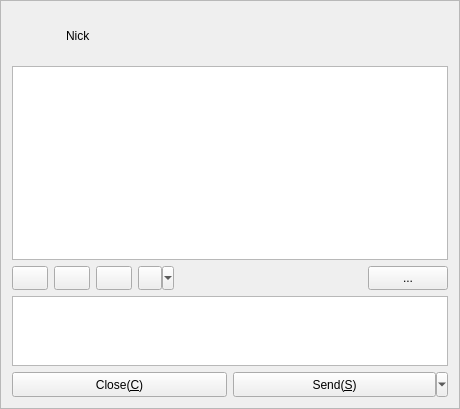
<?xml version="1.0" encoding="UTF-8"?>
<ui version="4.0">
 <class>CFrmMessage</class>
 <widget class="QFrame" name="CFrmMessage">
  <property name="geometry">
   <rect>
    <x>0</x>
    <y>0</y>
    <width>460</width>
    <height>409</height>
   </rect>
  </property>
  <property name="windowTitle">
   <string>Chat</string>
  </property>
  <property name="windowIcon">
   <iconset>
    <normaloff>:/icon/AppIcon</normaloff>:/icon/AppIcon</iconset>
  </property>
  <property name="frameShape">
   <enum>QFrame::StyledPanel</enum>
  </property>
  <property name="frameShadow">
   <enum>QFrame::Raised</enum>
  </property>
  <layout class="QGridLayout" name="gridLayout">
   <item row="0" column="0">
    <layout class="QHBoxLayout" name="horizontalLayout_2">
     <item>
      <widget class="CLabel" name="lbAvatar">
       <property name="sizePolicy">
        <sizepolicy hsizetype="Fixed" vsizetype="Fixed">
         <horstretch>0</horstretch>
         <verstretch>0</verstretch>
        </sizepolicy>
       </property>
       <property name="minimumSize">
        <size>
         <width>48</width>
         <height>48</height>
        </size>
       </property>
       <property name="maximumSize">
        <size>
         <width>48</width>
         <height>48</height>
        </size>
       </property>
       <property name="text">
        <string/>
       </property>
       <property name="pixmap">
        <pixmap>:/icon/AppIcon</pixmap>
       </property>
       <property name="scaledContents">
        <bool>true</bool>
       </property>
       <property name="alignment">
        <set>Qt::AlignCenter</set>
       </property>
      </widget>
     </item>
     <item>
      <widget class="QLabel" name="lbRosterName">
       <property name="text">
        <string>Nick</string>
       </property>
       <property name="alignment">
        <set>Qt::AlignLeading|Qt::AlignLeft|Qt::AlignVCenter</set>
       </property>
      </widget>
     </item>
    </layout>
   </item>
   <item row="1" column="0">
    <widget class="QTextBrowser" name="txtView">
     <property name="sizePolicy">
      <sizepolicy hsizetype="Expanding" vsizetype="Expanding">
       <horstretch>0</horstretch>
       <verstretch>3</verstretch>
      </sizepolicy>
     </property>
    </widget>
   </item>
   <item row="2" column="0">
    <layout class="QHBoxLayout" name="horizontalLayout">
     <item>
      <widget class="QPushButton" name="pbEmoticons">
       <property name="sizePolicy">
        <sizepolicy hsizetype="Preferred" vsizetype="Preferred">
         <horstretch>0</horstretch>
         <verstretch>0</verstretch>
        </sizepolicy>
       </property>
       <property name="minimumSize">
        <size>
         <width>24</width>
         <height>24</height>
        </size>
       </property>
       <property name="maximumSize">
        <size>
         <width>36</width>
         <height>36</height>
        </size>
       </property>
       <property name="toolTip">
        <string>emoticons</string>
       </property>
       <property name="statusTip">
        <string>emoticons</string>
       </property>
       <property name="whatsThis">
        <string>emoticons</string>
       </property>
       <property name="inputMethodHints">
        <set>Qt::ImhNone</set>
       </property>
       <property name="text">
        <string/>
       </property>
       <property name="icon">
        <iconset>
         <normaloff>:/ui/emoteButton/emoteButton.png</normaloff>:/ui/emoteButton/emoteButton.png</iconset>
       </property>
      </widget>
     </item>
     <item>
      <widget class="QPushButton" name="pbSendFile">
       <property name="minimumSize">
        <size>
         <width>24</width>
         <height>24</height>
        </size>
       </property>
       <property name="maximumSize">
        <size>
         <width>36</width>
         <height>36</height>
        </size>
       </property>
       <property name="toolTip">
        <string>Send File</string>
       </property>
       <property name="statusTip">
        <string>Send File</string>
       </property>
       <property name="whatsThis">
        <string>Send File</string>
       </property>
       <property name="text">
        <string/>
       </property>
       <property name="icon">
        <iconset>
         <normaloff>:/icon/SendFile</normaloff>:/icon/SendFile</iconset>
       </property>
      </widget>
     </item>
     <item>
      <widget class="QPushButton" name="pbVideo">
       <property name="sizePolicy">
        <sizepolicy hsizetype="Preferred" vsizetype="Preferred">
         <horstretch>0</horstretch>
         <verstretch>0</verstretch>
        </sizepolicy>
       </property>
       <property name="minimumSize">
        <size>
         <width>24</width>
         <height>24</height>
        </size>
       </property>
       <property name="maximumSize">
        <size>
         <width>36</width>
         <height>36</height>
        </size>
       </property>
       <property name="toolTip">
        <string>Video</string>
       </property>
       <property name="statusTip">
        <string>Video</string>
       </property>
       <property name="whatsThis">
        <string>Video</string>
       </property>
       <property name="text">
        <string/>
       </property>
       <property name="icon">
        <iconset>
         <normaloff>:/icon/Video</normaloff>:/icon/Video</iconset>
       </property>
       <property name="autoDefault">
        <bool>true</bool>
       </property>
       <property name="default">
        <bool>false</bool>
       </property>
      </widget>
     </item>
     <item>
      <widget class="QToolButton" name="pbShotScreen">
       <property name="sizePolicy">
        <sizepolicy hsizetype="Minimum" vsizetype="Maximum">
         <horstretch>0</horstretch>
         <verstretch>0</verstretch>
        </sizepolicy>
       </property>
       <property name="minimumSize">
        <size>
         <width>24</width>
         <height>24</height>
        </size>
       </property>
       <property name="maximumSize">
        <size>
         <width>36</width>
         <height>36</height>
        </size>
       </property>
       <property name="toolTip">
        <string>Shot screen</string>
       </property>
       <property name="statusTip">
        <string>Shot screen</string>
       </property>
       <property name="whatsThis">
        <string>Shot screen</string>
       </property>
       <property name="text">
        <string/>
       </property>
       <property name="icon">
        <iconset>
         <normaloff>:/icon/Cut</normaloff>:/icon/Cut</iconset>
       </property>
       <property name="popupMode">
        <enum>QToolButton::MenuButtonPopup</enum>
       </property>
      </widget>
     </item>
     <item>
      <widget class="QLabel" name="label">
       <property name="text">
        <string/>
       </property>
       <property name="alignment">
        <set>Qt::AlignRight|Qt::AlignTrailing|Qt::AlignVCenter</set>
       </property>
      </widget>
     </item>
     <item>
      <widget class="QPushButton" name="tbMore">
       <property name="sizePolicy">
        <sizepolicy hsizetype="Fixed" vsizetype="Preferred">
         <horstretch>0</horstretch>
         <verstretch>0</verstretch>
        </sizepolicy>
       </property>
       <property name="text">
        <string>...</string>
       </property>
      </widget>
     </item>
    </layout>
   </item>
   <item row="3" column="0">
    <widget class="QTextEdit" name="txtInput">
     <property name="sizePolicy">
      <sizepolicy hsizetype="Expanding" vsizetype="Expanding">
       <horstretch>0</horstretch>
       <verstretch>1</verstretch>
      </sizepolicy>
     </property>
     <property name="minimumSize">
      <size>
       <width>0</width>
       <height>0</height>
      </size>
     </property>
     <property name="maximumSize">
      <size>
       <width>16777215</width>
       <height>16777215</height>
      </size>
     </property>
     <property name="tabChangesFocus">
      <bool>false</bool>
     </property>
     <property name="html">
      <string notr="true">&lt;!DOCTYPE HTML PUBLIC &quot;-//W3C//DTD HTML 4.0//EN&quot; &quot;http://www.w3.org/TR/REC-html40/strict.dtd&quot;&gt;
&lt;html&gt;&lt;head&gt;&lt;meta name=&quot;qrichtext&quot; content=&quot;1&quot; /&gt;&lt;style type=&quot;text/css&quot;&gt;
p, li { white-space: pre-wrap; }
&lt;/style&gt;&lt;/head&gt;&lt;body style=&quot; font-family:'SimSun'; font-size:9pt; font-weight:400; font-style:normal;&quot;&gt;
&lt;p style=&quot;-qt-paragraph-type:empty; margin-top:0px; margin-bottom:0px; margin-left:0px; margin-right:0px; -qt-block-indent:0; text-indent:0px;&quot;&gt;&lt;br /&gt;&lt;/p&gt;&lt;/body&gt;&lt;/html&gt;</string>
     </property>
    </widget>
   </item>
   <item row="4" column="0">
    <layout class="QHBoxLayout" name="horizontalLayout_3">
     <item>
      <widget class="QPushButton" name="pbBack">
       <property name="sizePolicy">
        <sizepolicy hsizetype="Preferred" vsizetype="Preferred">
         <horstretch>0</horstretch>
         <verstretch>0</verstretch>
        </sizepolicy>
       </property>
       <property name="minimumSize">
        <size>
         <width>77</width>
         <height>25</height>
        </size>
       </property>
       <property name="toolTip">
        <string>Close</string>
       </property>
       <property name="text">
        <string>Close(&amp;C)</string>
       </property>
       <property name="icon">
        <iconset>
         <normaloff>:/icon/Close</normaloff>:/icon/Close</iconset>
       </property>
       <property name="autoDefault">
        <bool>true</bool>
       </property>
       <property name="default">
        <bool>false</bool>
       </property>
      </widget>
     </item>
     <item>
      <widget class="QToolButton" name="pbSend">
       <property name="sizePolicy">
        <sizepolicy hsizetype="Preferred" vsizetype="Preferred">
         <horstretch>0</horstretch>
         <verstretch>0</verstretch>
        </sizepolicy>
       </property>
       <property name="minimumSize">
        <size>
         <width>77</width>
         <height>25</height>
        </size>
       </property>
       <property name="toolTip">
        <string>Send Message</string>
       </property>
       <property name="layoutDirection">
        <enum>Qt::LeftToRight</enum>
       </property>
       <property name="autoFillBackground">
        <bool>false</bool>
       </property>
       <property name="text">
        <string>Send(&amp;S)</string>
       </property>
       <property name="icon">
        <iconset>
         <normaloff>:/icon/Accept</normaloff>:/icon/Accept</iconset>
       </property>
       <property name="popupMode">
        <enum>QToolButton::MenuButtonPopup</enum>
       </property>
       <property name="toolButtonStyle">
        <enum>Qt::ToolButtonTextBesideIcon</enum>
       </property>
      </widget>
     </item>
    </layout>
   </item>
  </layout>
  <action name="actionHideMessageBox">
   <property name="text">
    <string>Hide message box</string>
   </property>
   <property name="toolTip">
    <string>Hide message box</string>
   </property>
  </action>
 </widget>
 <customwidgets>
  <customwidget>
   <class>CLabel</class>
   <extends>QLabel</extends>
   <header location="global">Label.h</header>
  </customwidget>
 </customwidgets>
 <tabstops>
  <tabstop>txtInput</tabstop>
 </tabstops>
 <resources/>
 <connections/>
</ui>
